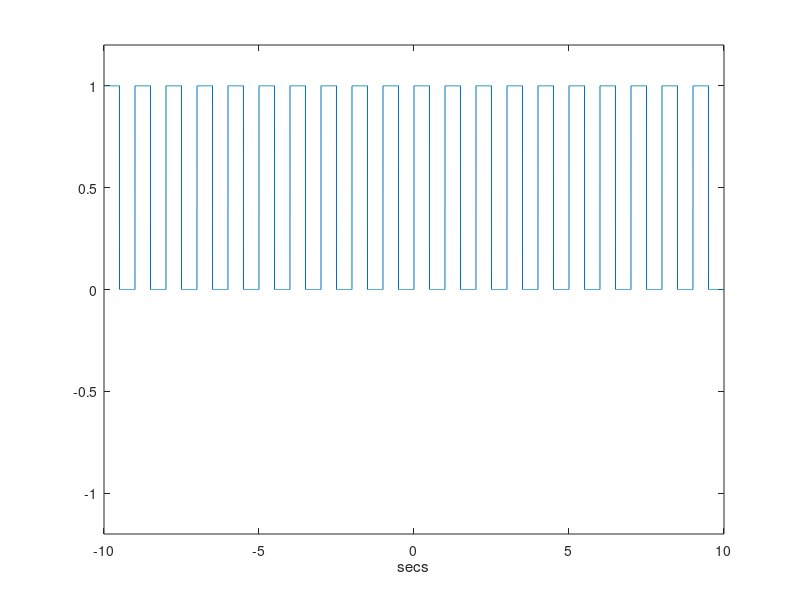
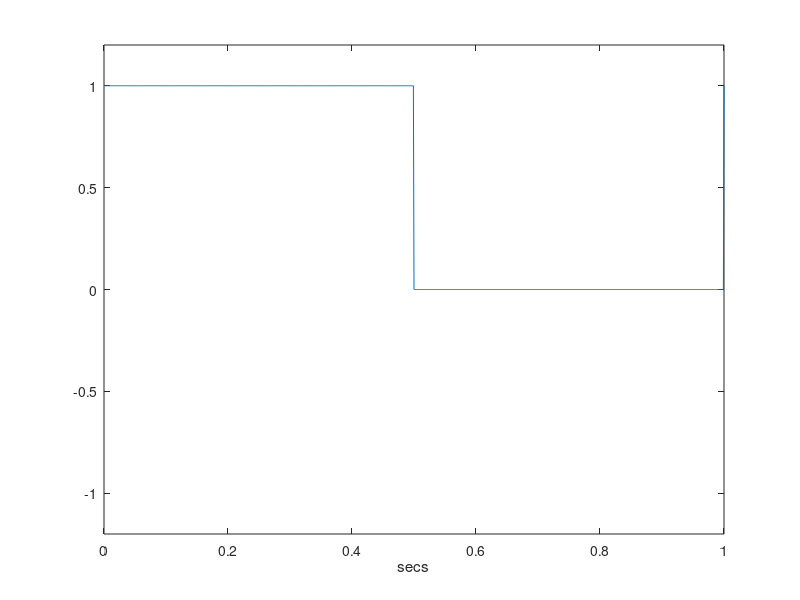
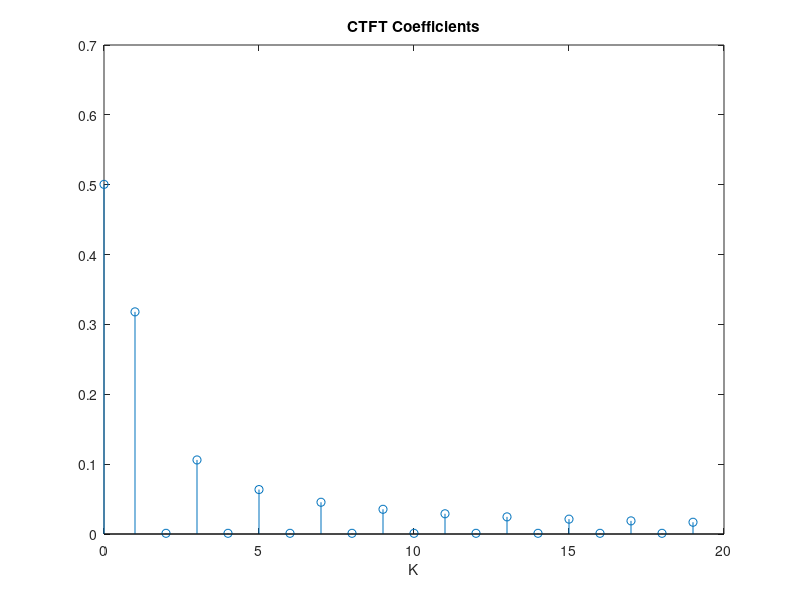

Here is the MATLAB script that generated these plots, in order:
clear all;
clc;
close all;
Ts = 0.001; %sampling period - so small to approximate   cont time
t = [-10:Ts:9.999 ]; % Time Vector - again approx. continuous
Tp = 1; % Time Period of the signal
tau = 0.5; % Pulse Width - Duty Cycle
x = (1+square(t*2*pi/Tp,tau*100))/2; % Generating Square wave
figure,
plot(t,x);
xlabel('secs');
ylim([-1.2 1.2]);
pause; % Press any key
Fo = 1/Tp; % Fundamental Frequency
% Extracting a portion of the signal equal to its period.
I_period = find(round(t*1000)/1000 == 0) :find(round(t*1000)/1000 == Tp);
xport = x( I_period );
figure,
plot(t(I_period),xport);
xlabel('secs')
ylim([-1.2 1.2])
pause % Press any key   
% Computing CTFS Coefficients
for k = 1:20
B = exp(-j*2*pi*(k-1)*Fo.*[-Tp/2:Ts:Tp/2]);
C(k) = sum(xport.*B)/(length(xport));
end
k = [0:k-1]; % Frequency Scale in Hz.
figure,
stem(k,abs(C));
title('CTFT Coefficients');
xlabel('K');